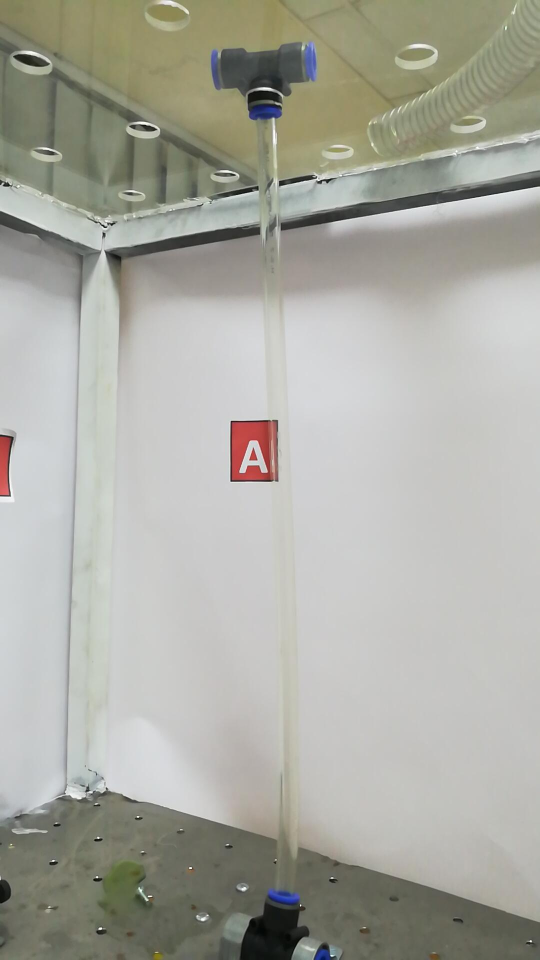
%> input picture snap1.jpg, 1080 x 1920 px (shown at 1/2 size)
$ octave CropperDebugger.m   (GNU Octave 9; MATLAB toolbox functions it lacks are replaced by stand-ins)
%> lines starting %> are read from the running program, lines starting %| are printed output that depends on the picture; in (x1, y1, x2, y2) boxes, pixels count from 0 and x2, y2 are one past the last pixel; in counts of white or black regions, pixels touching at a corner belong together; the program's own positions count from 1
### RedBoxDetector.m
function redbox = RedBoxDetector(image)
% im1 = imread(imAdd);
% image = imresize(image, 0.25);
[h, v, l] = size(image);
% imtool(im1small);
im1=image;
% [11 lines of commented-out code are left out]
redmask = im1(:,:,1);
greyscale = rgb2gray(im1);
finalim = imsubtract(redmask, greyscale);
finalim = im2bw(finalim, 0.18);
imGA = finalim;
imGBW = im2bw(imGA);
% figure;
% imshow(imGBW);
imGBW = bwareaopen(imGBW, 50);
imGBW = imfill(imGBW, 'holes');
figure;
imshow(imGA);
redbox = regionprops(imGBW, 'BoundingBox');

### GreenSeparator.m
function [greenbox, scalFac] = GreenSeparator(image)
% im1small = imread(imAdd);
% image = imresize(image, 0.25);
% imtool(im1small);
[h, v, l] = size(image);

imG = image;
for k=1:h
    for j=1:v
        if (imG(k,j,1)>90 && imG(k,j,1)<200 && imG(k,j,2)>105 && imG(k,j,3)>18 && imG(k,j,2)<230 && imG(k,j,3)<65)
            imG(k,j,:) = 255;
        else
            imG(k,j,:)=0;
        end
    end
end
imGBW = im2bw(imG);
% figure;
% imshow(imGBW);
imGA = bwareaopen(imGBW, 100);
imGA = imfill(imGA, 'holes');
% figure;
% imshow(imGA);
[scalFac, baseTape] = ColourSeparation(image);
greenbox = regionprops(imGA, 'BoundingBox');
% display(greenbox(1).BoundingBox);
% display(greenbox(2).BoundingBox);
noBB = length(greenbox);
noBB = int16(noBB);
% [21 lines of commented-out code are left out]

### ColourSeparation.m
function [factorOfConv, baseTape] = ColourSeparation(image)
redbox = RedBoxDetector(image);
% [5 lines of commented-out code are left out]
hInPixels = redbox(1).BoundingBox(4);
baseTape = redbox(1).BoundingBox(2) + redbox(1).BoundingBox(4);
factorOfConv = 42/hInPixels;

### CropperDebugger.m
clear;
imAdd = 'snap1.jpg';
im1 = imread(imAdd);
%> im1 is the input picture: size 1920x1080x3 uint8; mean R, G, B 170, 170.2, 161.6
% im1 = image;
im1 = imresize(im1, 0.25);
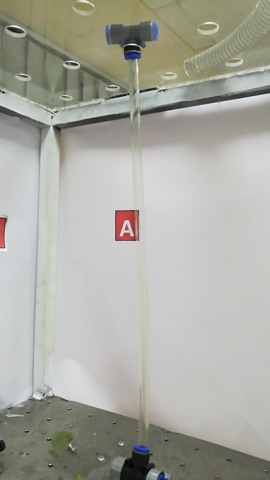
%> im1: size 480x270x3 uint8; mean R, G, B 170, 170.2, 161.6
redbox = RedBoxDetector(im1);
%> in RedBoxDetector, `redmask = im1(:,:,1);`:
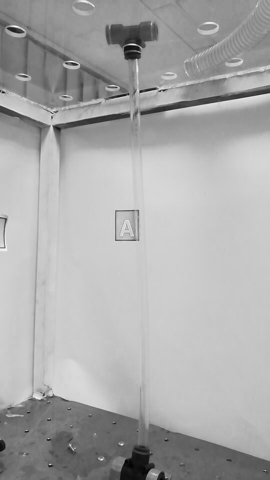
%> redmask: size 480x270 uint8; min 0, max 255, mean 170
%> in RedBoxDetector, `finalim = imsubtract(redmask, greyscale);`:
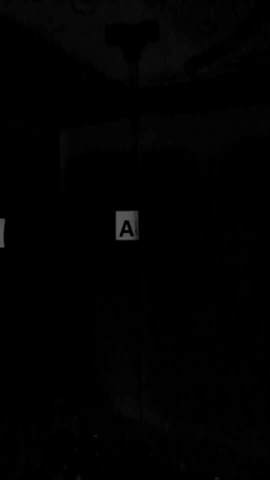
%> finalim: size 480x270 uint8; min 0, max 95, mean 1.6
%> in RedBoxDetector, `finalim = im2bw(finalim, 0.18);`:
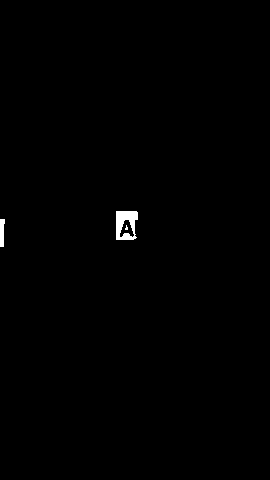
%> finalim: size 480x270 logical; 0.44% white; 3 white regions (1 under 20 px), largest, box (x1, y1, x2, y2) and area: (116, 211, 138, 240) 448, (0, 219, 5, 247) 117
%> in RedBoxDetector, `imGBW = imfill(imGBW, 'holes');`: imGBW: size 480x270 logical; 0.54% white; 2 white regions
%> in RedBoxDetector, `redbox = regionprops(imGBW, 'BoundingBox');`: redbox = 2 regions; box (x1, y1, x2, y2): (0, 219, 5, 247), (116, 211, 138, 240)
% imtool(im1small);
noBB = int16(length(redbox));
%> noBB = 2
listAvg = zeros(1, noBB);
high= size(im1,1);
%> high = 480
wid = size(im1,2);
%> wid = 270
% imshow(im1small);
for w = 1:noBB-1
    listAvg = (redbox(w).BoundingBox(1) + redbox(w+1).BoundingBox(1))/2;
end
%> this loop made 1 pass
%> listAvg on pass 1: 58.5

listAvg(noBB) =  wid;
lastCorr = 0;
letters = blanks(1);
lengthOfCol = zeros(noBB,1);

for noOfImages = 1 : noBB;
    boxes = [lastCorr 0 listAvg(noOfImages) high];
    croppedImage = imcrop(im1, boxes);
%     figure;
%     imwrite(croppedImage, 'exp1.jpg');

    greenBox = GreenSeparator(croppedImage);
%> (the run ends here)

$ run again, with snap11.jpg copied over snap1.jpg
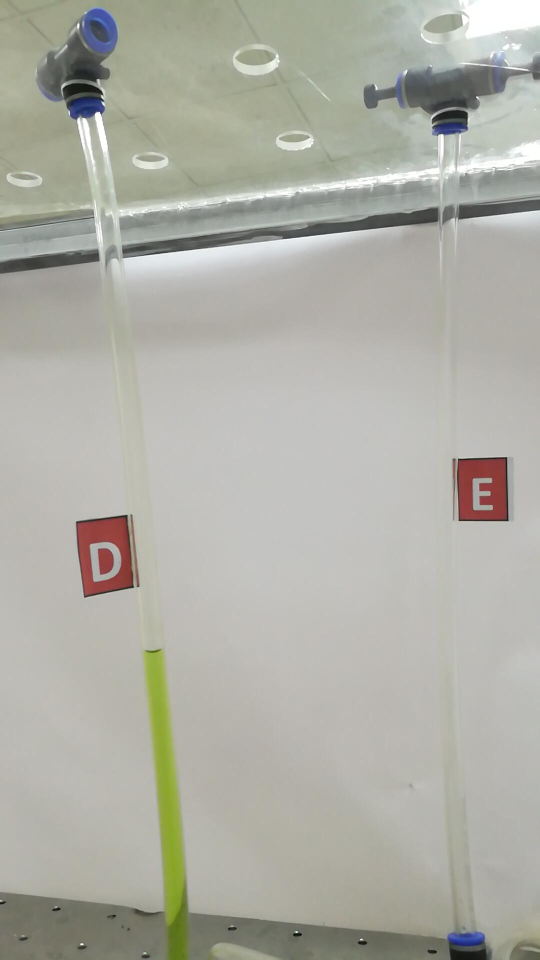
%> input picture snap11.jpg, 1080 x 1920 px (shown at 1/2 size)
%> im1 is the input picture: size 1920x1080x3 uint8; mean R, G, B 174.5, 174.6, 165.7
%> im1: size 480x270x3 uint8
%> in RedBoxDetector, `finalim = im2bw(finalim, 0.18);`:
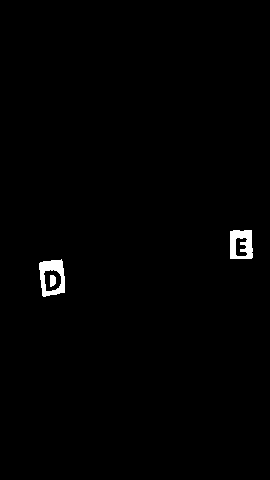
%> finalim: size 480x270 logical; 0.85% white; 3 white regions, box (x1, y1, x2, y2) and area: (39, 259, 65, 297) 538, (230, 230, 253, 259) 500, (50, 275, 56, 287) 62
%> in RedBoxDetector, `redbox = regionprops(imGBW, 'BoundingBox');`: redbox = 2 regions; box (x1, y1, x2, y2): (39, 259, 65, 297), (230, 230, 253, 259)
%> `noBB = int16(length(redbox));`: noBB = 2
%> the loop `for w = 1:noBB-1` made 1 pass
%> listAvg on pass 1: 135

$ run again, with snap18.jpg copied over snap1.jpg
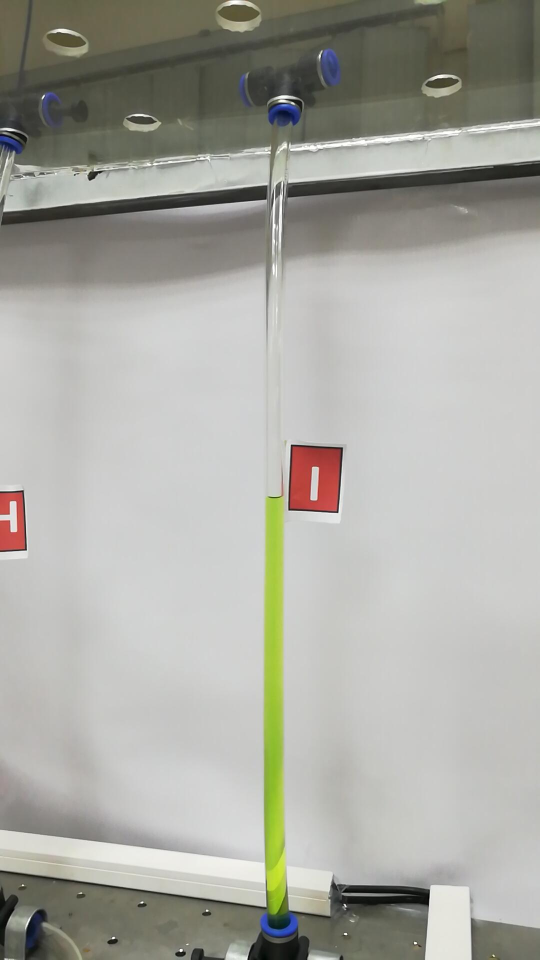
%> input picture snap18.jpg, 1080 x 1920 px (shown at 1/2 size)
%> im1 is the input picture: size 1920x1080x3 uint8; mean R, G, B 169.2, 169.1, 162.1
%> im1: size 480x270x3 uint8
%> in RedBoxDetector, `finalim = im2bw(finalim, 0.18);`:
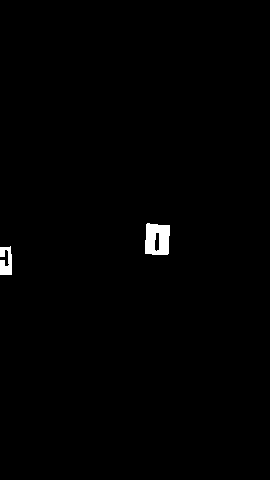
%> finalim: size 480x270 logical; 0.72% white; 2 white regions, box (x1, y1, x2, y2) and area: (145, 223, 170, 255) 661, (0, 246, 12, 275) 267
%> in RedBoxDetector, `redbox = regionprops(imGBW, 'BoundingBox');`: redbox = 2 regions; box (x1, y1, x2, y2): (0, 246, 12, 275), (145, 223, 170, 255)
%> `noBB = int16(length(redbox));`: noBB = 2
%> the loop `for w = 1:noBB-1` made 1 pass
%> listAvg on pass 1: 73

$ run again, with snap19.jpg copied over snap1.jpg
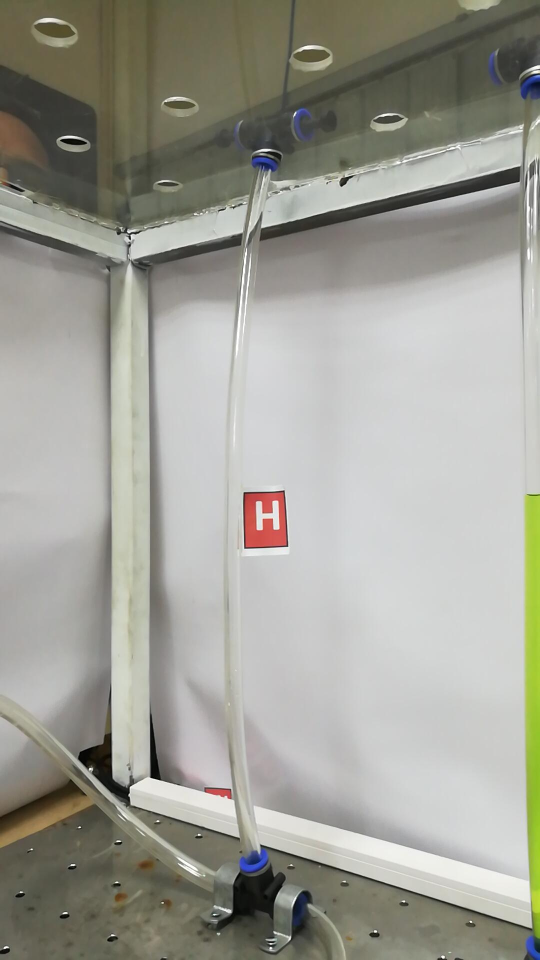
%> input picture snap19.jpg, 1080 x 1920 px (shown at 1/2 size)
%> im1 is the input picture: size 1920x1080x3 uint8; mean R, G, B 159.1, 158.8, 150
%> im1: size 480x270x3 uint8
%> in RedBoxDetector, `redbox = regionprops(imGBW, 'BoundingBox');`: redbox = 1 region; box (x1, y1, x2, y2): (122, 246, 143, 274)
%> `noBB = int16(length(redbox));`: noBB = 1
%> the loop `for noOfImages = 1 : noBB;` made 1 pass
%> boxes on pass 1: [0 0 270 480]
%> pass 1, in GreenSeparator, `imGBW = im2bw(imG);`:
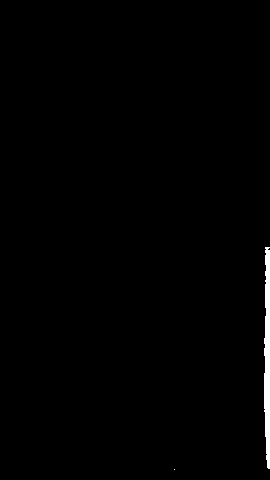
%> imGBW: size 480x270 logical; 0.84% white; 2 white regions (1 under 20 px), largest, box (x1, y1, x2, y2) and area: (264, 247, 270, 469) 1093
